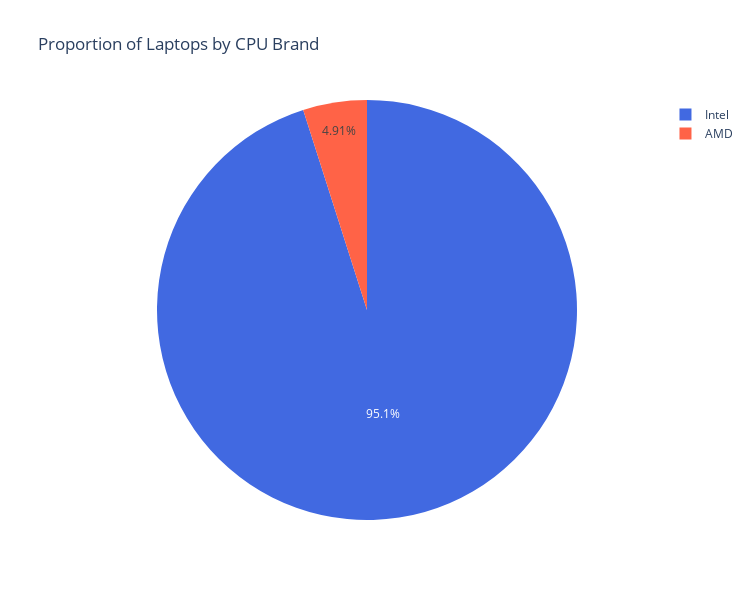

Notebook code for this chart:
### Code cell
cpu_brand = laptop.groupby('cpu_brand').size().reset_index(name='counts')

fig = px.pie(cpu_brand, values = "counts", names = 'cpu_brand', color = 'cpu_brand', labels = {'counts': 'Jumlah Laptop'}, title = 'Proportion of Laptops by CPU Brand', color_discrete_sequence=["#FF6347", "#4169E1"])
fig.update_layout(width = 750, height = 600)

fig.show()

### Figure 1 — Plotly figure (JSON) as saved in the notebook; plotly's stock layout.template omitted (floating-point values rounded to 4 significant figures)
{"data": [{"customdata": [["AMD"], ["Intel"]], "domain": {"x": [0, 1], "y": [0, 1]}, "hovertemplate": "cpu_brand=%{customdata[0]}<br>Jumlah Laptop=%{value}<extra></extra>", "labels": ["AMD", "Intel"], "legendgroup": "", "marker": {"colors": ["#FF6347", "#4169E1"]}, "name": "", "showlegend": true, "type": "pie", "values": [48, 929]}], "layout": {"height": 600, "legend": {"tracegroupgap": 0}, "piecolorway": ["#FF6347", "#4169E1"], "title": {"text": "Proportion of Laptops by CPU Brand"}, "width": 750}}
